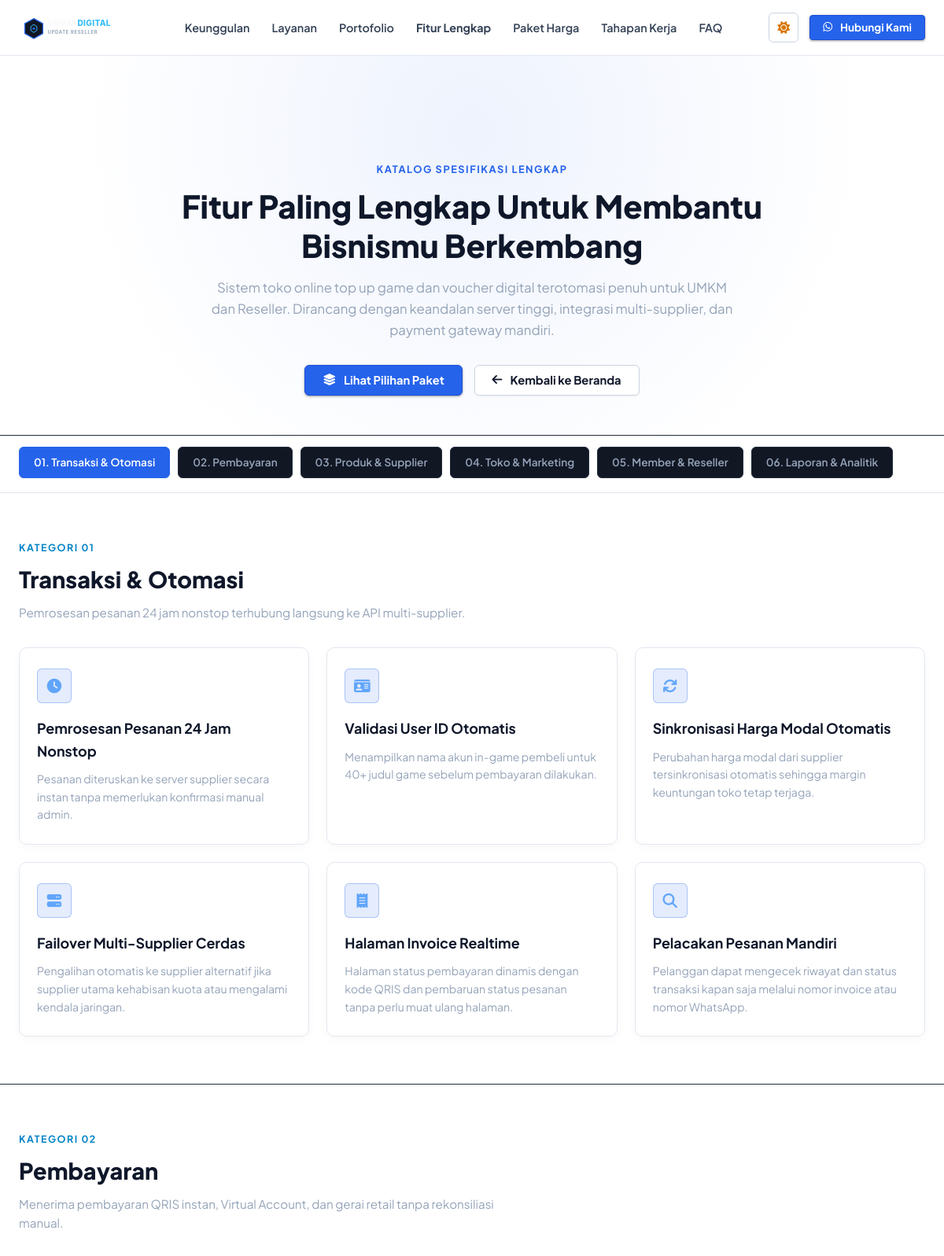
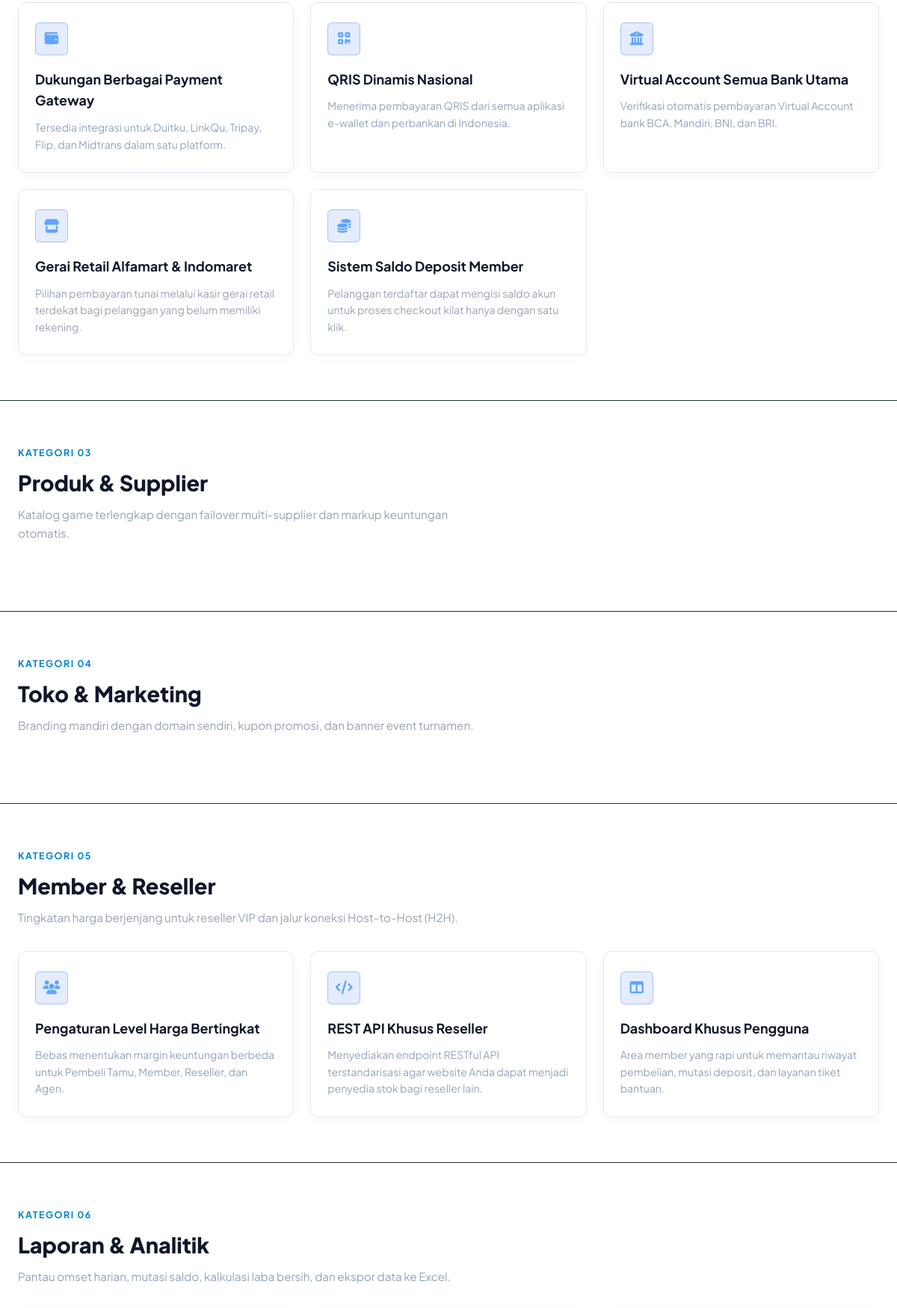
Screenshot of /fitur.php (upper part) with the database file from the repository (2 pictures, top to bottom).
### tables this page shows
CREATE TABLE IF NOT EXISTS `expanded_features` (
  `id` int(11) NOT NULL AUTO_INCREMENT,
  `category_code` varchar(50) NOT NULL,
  `category_name` varchar(100) NOT NULL,
  `title` varchar(150) NOT NULL,
  `description` text NOT NULL,
  `icon` varchar(50) DEFAULT 'check',
  `sort_order` int(11) DEFAULT 0,
  PRIMARY KEY (`id`)
);

### config/database.php (called while the page is built, shortened)
<?php
function get_settings($pdo) {
    $stmt = $pdo->query("SELECT setting_key, setting_value FROM settings");
    $settings = [];
    while ($row = $stmt->fetch()) {
        $settings[$row['setting_key']] = $row['setting_value'];
    }
    return $settings;
}

### fitur.php (the view, shortened to what this page needs)
<?php
require_once __DIR__ . '/config/database.php';
$settings = get_settings($pdo);
$expanded_features = $pdo->query("SELECT * FROM expanded_features ORDER BY category_code ASC, sort_order ASC, id ASC")->fetchAll();
$categories = [
    'transaksi' => [
        'name' => 'Transaksi & Otomasi',
        'desc' => 'Pemrosesan pesanan 24 jam nonstop terhubung langsung ke API multi-supplier.',
        'items' => []
    ],
    'pembayaran' => [
        'name' => 'Pembayaran',
        'desc' => 'Menerima pembayaran QRIS instan, Virtual Account, dan gerai retail tanpa rekonsiliasi manual.',
        'items' => []
    ],
    'supplier' => [
        'name' => 'Produk & Supplier',
        'desc' => 'Katalog game terlengkap dengan failover multi-supplier dan markup keuntungan otomatis.',
        'items' => []
    ],
    'marketing' => [
        'name' => 'Toko & Marketing',
        'desc' => 'Branding mandiri dengan domain sendiri, kupon promosi, dan banner event turnamen.',
        'items' => []
    ],
    'reseller' => [
        'name' => 'Member & Reseller',
        'desc' => 'Tingkatan harga berjenjang untuk reseller VIP dan jalur koneksi Host-to-Host (H2H).',
        'items' => []
    ],
    'laporan' => [
        'name' => 'Laporan & Analitik',
        'desc' => 'Pantau omset harian, mutasi saldo, kalkulasi laba bersih, dan ekspor data ke Excel.',
        'items' => []
    ],
];
foreach ($expanded_features as $ef) {
    $code = $ef['category_code'];
    $categories[$code]['items'][] = $ef;
}
?>
<!DOCTYPE html>
<html lang="id">
<head>
  <link rel="stylesheet" href="https://cdnjs.cloudflare.com/ajax/libs/font-awesome/6.4.0/css/all.min.css">
  <link rel="stylesheet" href="assets/css/style.css">
</head>
<body>
  <nav class="navbar" id="navbar">
    <div class="container nav-container">
      <a href="index.php" class="brand-logo" aria-label="Beranda UMKM Digital">
        <img src="<?= htmlspecialchars($settings['site_logo'] ?? 'assets/images/logo.svg') ?>" alt="UMKM Digital Logo">
      </a>
      <ul class="nav-links" id="navLinks">
        <li><a href="index.php#keunggulan" class="nav-link">Keunggulan</a></li>
        <li><a href="index.php#layanan" class="nav-link">Layanan</a></li>
        <li><a href="index.php#portofolio" class="nav-link">Portofolio</a></li>
        <li><a href="fitur.php" class="nav-link" style="color: var(--primary-color); font-weight: 700;">Fitur Lengkap</a></li>
        <li><a href="index.php#harga" class="nav-link">Paket Harga</a></li>
        <li><a href="index.php#cara-kerja" class="nav-link">Tahapan Kerja</a></li>
        <li><a href="index.php#faq" class="nav-link">FAQ</a></li>
      </ul>
      <div class="nav-actions">
        <button type="button" class="theme-toggle-btn" id="themeToggleBtn" aria-label="Ganti Mode Terang atau Gelap" title="Ganti Mode Terang / Gelap">
          <i class="fa-solid fa-moon" id="themeToggleIcon" aria-hidden="true"></i>
        </button>
        <a href="<?= htmlspecialchars($settings['nav_cta_link'] ?? 'https://wa.me/6281234567890') ?>" target="_blank" class="btn btn-primary btn-sm">
          <i class="fa-brands fa-whatsapp" aria-hidden="true"></i> <?= htmlspecialchars($settings['nav_cta_text'] ?? 'Hubungi Kami') ?>
        </a>
      </div>
    </div>
  </nav>
  <header class="page-hero">
    <div class="container">
      <span class="page-hero-tag">KATALOG SPESIFIKASI LENGKAP</span>
      <h1 class="page-hero-title">Fitur Paling Lengkap Untuk Membantu Bisnismu Berkembang</h1>
      <p class="page-hero-subtitle">
        Sistem toko online top up game dan voucher digital terotomasi penuh untuk UMKM dan Reseller. Dirancang dengan keandalan server tinggi, integrasi multi-supplier, dan payment gateway mandiri.
      </p>
      <div>
        <a href="index.php#harga" class="btn btn-primary" style="margin-right: 12px;">
          <i class="fa-solid fa-layer-group" aria-hidden="true"></i> Lihat Pilihan Paket
        </a>
        <a href="index.php" class="btn btn-outline">
          <i class="fa-solid fa-arrow-left" aria-hidden="true"></i> Kembali ke Beranda
        </a>
      </div>
    </div>
  </header>
  <div class="category-nav-bar">
    <div class="container">
      <div class="category-pills-row">
        <?php $idx = 1; foreach ($categories as $catCode => $catData): ?>
          <a href="#cat-<?= htmlspecialchars($catCode) ?>" class="cat-pill-link <?= $idx === 1 ? 'active' : '' ?>">
            <?= sprintf('%02d', $idx) ?>. <?= htmlspecialchars($catData['name']) ?>
          </a>
        <?php $idx++; endforeach; ?>
      </div>
    </div>
  </div>
  <main>
    <?php $catIdx = 1; foreach ($categories as $catCode => $catData): ?>
      <section class="feature-group-section" id="cat-<?= htmlspecialchars($catCode) ?>">
        <div class="container">
          <div class="feature-group-header">
            <div class="feature-group-code">KATEGORI <?= sprintf('%02d', $catIdx) ?></div>
            <h2 class="feature-group-title"><?= htmlspecialchars($catData['name']) ?></h2>
            <p class="feature-group-desc"><?= htmlspecialchars($catData['desc']) ?></p>
          </div>
          <div class="features-card-grid">
            <?php foreach ($catData['items'] as $item): ?>
              <article class="spec-card">
                <div class="spec-card-icon">
                  <i class="fa-solid fa-<?= htmlspecialchars($item['icon'] ?: 'circle-check') ?>" aria-hidden="true"></i>
                </div>
                <h3 class="spec-card-title"><?= htmlspecialchars($item['title']) ?></h3>
                <p class="spec-card-text"><?= htmlspecialchars($item['description']) ?></p>
              </article>
            <?php endforeach; ?>
          </div>
        </div>
      </section>
    <?php $catIdx++; endforeach; ?>
  </main>
</body>
</html>

### rows the page displays
expanded_features: title "Pemrosesan Pesanan 24 Jam Nonstop", description "Pesanan diteruskan ke server supplier secara instan tanpa memerlukan konfirmasi manual admin."
expanded_features: title "Validasi User ID Otomatis", description "Menampilkan nama akun in-game pembeli untuk 40+ judul game sebelum pembayaran dilakukan."
expanded_features: title "Sinkronisasi Harga Modal Otomatis", description "Perubahan harga modal dari supplier tersinkronisasi otomatis sehingga margin keuntungan toko tetap terjaga."
expanded_features: title "Failover Multi-Supplier Cerdas", description "Pengalihan otomatis ke supplier alternatif jika supplier utama kehabisan kuota atau mengalami kendala jaringan."
expanded_features: title "Halaman Invoice Realtime", description "Halaman status pembayaran dinamis dengan kode QRIS dan pembaruan status pesanan tanpa perlu muat ulang halaman."
expanded_features: title "Pelacakan Pesanan Mandiri", description "Pelanggan dapat mengecek riwayat dan status transaksi kapan saja melalui nomor invoice atau nomor WhatsApp."
expanded_features: title "Dukungan Berbagai Payment Gateway", description "Tersedia integrasi untuk Duitku, LinkQu, Tripay, Flip, dan Midtrans dalam satu platform."
expanded_features: title "QRIS Dinamis Nasional", description "Menerima pembayaran QRIS dari semua aplikasi e-wallet dan perbankan di Indonesia."
expanded_features: title "Virtual Account Semua Bank Utama", description "Verifikasi otomatis pembayaran Virtual Account bank BCA, Mandiri, BNI, dan BRI."
expanded_features: title "Gerai Retail Alfamart & Indomaret", description "Pilihan pembayaran tunai melalui kasir gerai retail terdekat bagi pelanggan yang belum memiliki rekening."
expanded_features: title "Sistem Saldo Deposit Member", description "Pelanggan terdaftar dapat mengisi saldo akun untuk proses checkout kilat hanya dengan satu klik."
expanded_features: title "Pengaturan Level Harga Bertingkat", description "Bebas menentukan margin keuntungan berbeda untuk Pembeli Tamu, Member, Reseller, dan Agen."
expanded_features: title "REST API Khusus Reseller", description "Menyediakan endpoint RESTful API terstandarisasi agar website Anda dapat menjadi penyedia stok bagi reseller lain."
expanded_features: title "Dashboard Khusus Pengguna", description "Area member yang rapi untuk memantau riwayat pembelian, mutasi deposit, dan layanan tiket bantuan."

### other values shown
$settings['nav_cta_text'] "Hubungi Kami"
$catData['name'] "Transaksi & Otomasi"
$catData['name'] "Pembayaran"
$catData['name'] "Produk & Supplier"
$catData['name'] "Toko & Marketing"
$catData['name'] "Member & Reseller"
$catData['name'] "Laporan & Analitik"
$catData['desc'] "Pemrosesan pesanan 24 jam nonstop terhubung langsung ke API multi-supplier."
$catData['desc'] "Menerima pembayaran QRIS instan, Virtual Account, dan gerai retail tanpa rekonsiliasi manual."
$catData['desc'] "Katalog game terlengkap dengan failover multi-supplier dan markup keuntungan otomatis."
$catData['desc'] "Branding mandiri dengan domain sendiri, kupon promosi, dan banner event turnamen."
$catData['desc'] "Tingkatan harga berjenjang untuk reseller VIP dan jalur koneksi Host-to-Host (H2H)."
$catData['desc'] "Pantau omset harian, mutasi saldo, kalkulasi laba bersih, dan ekspor data ke Excel."
